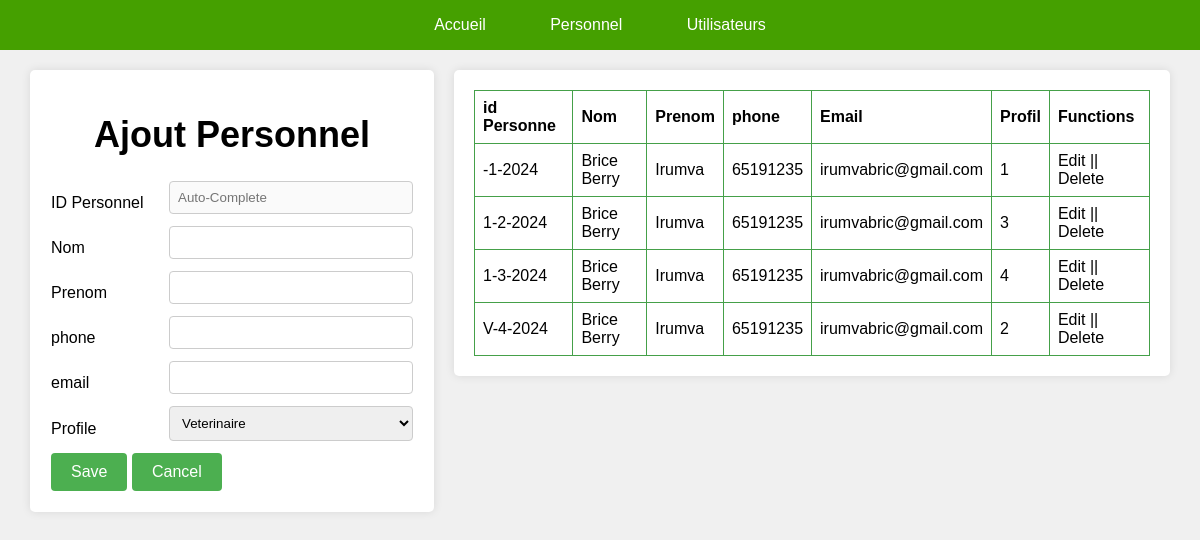
The page /admin/GestionPersonnel/Personnel.php on the database its author committed.
### tables this page shows
CREATE TABLE `personne` (
  `id_personnel` varchar(26) NOT NULL,
  `Nom` varchar(30) NOT NULL,
  `prenom` varchar(30) NOT NULL,
  `phone` varchar(30) DEFAULT NULL,
  `email` varchar(30) DEFAULT NULL,
  `profil` varchar(30) DEFAULT NULL
);

### admin/GestionPersonnel/Personnel.php (the view, shortened to what this page needs)
<!DOCTYPE html>
<html>
<head>
</head>
<body>
  <?php
    include("../subMenu.php");
  ?>
  <div class="wrapper">
    <div class="form">
        <form method="POST">
        <h1>Ajout Personnel</h1>
          <table>
            <tr>
              <td> ID Personnel </td>
              <td><input type="text" name="id" placeholder="Auto-Complete" disabled/></td>
            </tr>
            <tr>
              <td> Nom</td>
              <td><input type="text" name="Nom" /></td>
            </tr>
            <tr>
              <td> Prenom </td>
              <td><input type="text" name="Prenom" /></td>
            </tr>
            <tr>
              <td> phone</td>
              <td><input type="text" name="phone" /></td>
            </tr>
            <tr>
              <td> email </td>
              <td><input type="text" name="email" /></td>
            </tr>
            <tr>
              <td> Profile</td>
              <td>
              <select name="profil"  >
              <?php include '../../option/optionsprofil.php'; ?>
            </select>
              </td>
            </tr>
            <tr>
              <td colspan="2">
                <input type="submit" name="submit" value="Save" />
                <input type="reset" value="Cancel" />
              </td>
            </tr>
          </table>
        </form>
    </div>
    <div class="table">
    <table>
            <tr>
              <th>id Personne</th>
              <th>Nom</th>
              <th>Prenom</th>
              <th>phone</th>
              <th>Email</th>
              <th>Profil</th>
              <th>Functions</th>
            </tr>
            <?php
                include("../connexion.php");
                $sql = "SELECT * FROM personne";
                $stmtSelect = $connexion->prepare($sql);
                $stmtSelect ->execute();
                $personnes = $stmtSelect->fetchAll(PDO::FETCH_ASSOC);
                foreach($personnes as $personne):
                ?>
            <tr>
                <td> <?php echo $personne['id_personnel'];?></td>
                <td> <?php echo $personne['Nom'];?></td>
                <td> <?php echo $personne['prenom'];?></td>
                <td> <?php echo $personne['phone'];?></td>
                <td> <?php echo $personne['email'];?></td>
                <td> <?php echo $personne['profil'];?></td>
                <td>Edit || Delete</td>
            </tr>
            <?php
              endforeach;
            ?>
      </table>
      </div>
  </div>
</body>
</html>

### admin/GestionPersonnel/Personnel.php (style rules this page uses)
body { padding: 0; margin: 0; font-family: Arial, sans-serif; background-color: #f0f0f0; }
.wrapper { display: flex; justify-content: center; align-items: flex-start; padding: 20px; }
.form { width: 35%; padding: 20px; box-shadow: 0 0 10px rgba(0, 0, 0, 0.1); border-radius: 5px; background-color: #fff; margin: 0 10px; }
.table { width: 65%; padding: 20px; box-shadow: 0 0 10px rgba(0, 0, 0, 0.1); border-radius: 5px; background-color: #fff; margin: 0 10px; }
form table, .table table { width: 100%; border-collapse: collapse; border-radius: 20px; }
.table table td, .form table th, .table table th { border: 1px solid #45a049; padding: 8px; text-align: left; }
input[type='text'], select, input[type='number'], textarea { width: 100%; padding: 8px; border: 1px solid #ccc; border-radius: 4px; box-sizing: border-box; margin-bottom: 10px; }
input[type='submit'], input[type='reset'] { padding: 10px 20px; border: none; background-color: #4CAF50; color: white; cursor: pointer; border-radius: 4px; font-size: 16px; }
.wrapper h1 { font-size: 36px; text-align: center; }

### rows shown on the page
personne: id_personnel "-1-2024", Nom "Brice Berry", prenom "Irumva", phone "65191235", email "irumvabric@gmail.com", profil "1"
personne: id_personnel "1-2-2024", Nom "Brice Berry", prenom "Irumva", phone "65191235", email "irumvabric@gmail.com", profil "3"
personne: id_personnel "1-3-2024", Nom "Brice Berry", prenom "Irumva", phone "65191235", email "irumvabric@gmail.com", profil "4"
personne: id_personnel "V-4-2024", Nom "Brice Berry", prenom "Irumva", phone "65191235", email "irumvabric@gmail.com", profil "2"

### other values the page prints
form field profil "Veterinaire"
